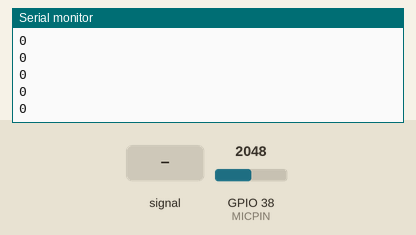
A sketch run on a simulated ESP32. On the bench: the last lines printed to the serial monitor. Inputs (shaded band) come from the test bench; at power-on: GPIO 38 (MICPIN) = 2048 (analog values on the 0–4095 scale).

Above: at 1.2 s.
1.3 s: GPIO 38 (MICPIN) fed a 200 Hz sine of ±327 counts around its level
At 1.31 s:
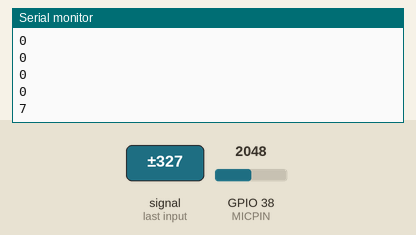
2.8 s: GPIO 38 (MICPIN) set to 2866
At 2.81 s:
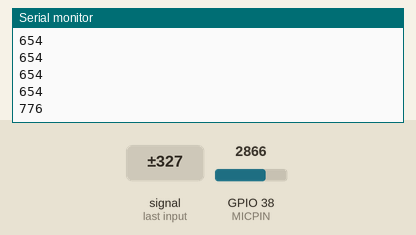
4.3 s: GPIO 38 (MICPIN) fed a 1000 Hz sine of ±1023 counts around its level
At 4.31 s:
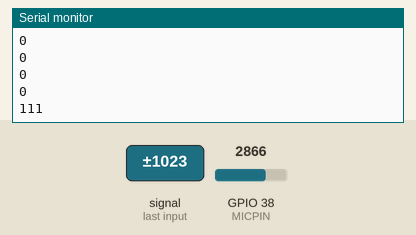
5.8 s: GPIO 38 (MICPIN) set to 4095
At 5.81 s:
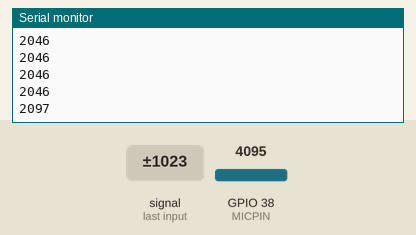
Timing chart, 0 to 8.3 s (numbered marks = the images above; inputs shaded):
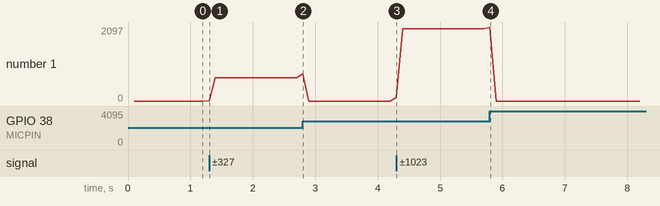

The sketch:

hw7_p1.ino
```cpp
//#include <SoftwareSerial.h>
#include <driver/adc.h>

#define MICPIN A2

const int sampleWindow = 25; // Sample window width in mS
unsigned int sample;

unsigned int total;

void setup()
{
  Serial.begin(9600);
  adcAttachPin(MICPIN);
  analogReadResolution(12);
  analogSetAttenuation(ADC_0db);
  adc1_config_width(ADC_WIDTH_12Bit);
}


void loop()
{
  total = 0;
  for (int i = 0; i < 4; i++)
  {
    unsigned long startMillis = millis(); // Start of sample window
    unsigned int peakToPeak = 0;   // peak-to-peak level

    unsigned int signalMax = 0;
    unsigned int signalMin = 4096;

    while (millis() - startMillis < sampleWindow)
    {
      sample = analogRead(MICPIN);   //reading DC pin from pin A0
      if (sample < 4096)  // toss out spurious readings
      {
        if (sample > signalMax)
        {
          signalMax = sample;  // save just the max levels
        }
        else if (sample < signalMin)
        {
          signalMin = sample;  // save just the min levels
        }
      }
    }
    peakToPeak = signalMax - signalMin;  // max - min = peak-peak amplitude
    total += peakToPeak;
  }
  Serial.println(total / 4);
}
```

Measured:
- after the input at 1.3 s, the serial monitor: prints a new line at once (image 1)
- after the input at 2.8 s, the serial monitor: prints a new line at once (image 2)
- after the input at 4.3 s, the serial monitor: prints a new line at once (image 3)
- after the input at 5.8 s, the serial monitor: prints a new line at once (image 4)
- plotted number 1: 0 → 654 after the input at 1.3 s, 0 → 2046 after the input at 4.3 s
